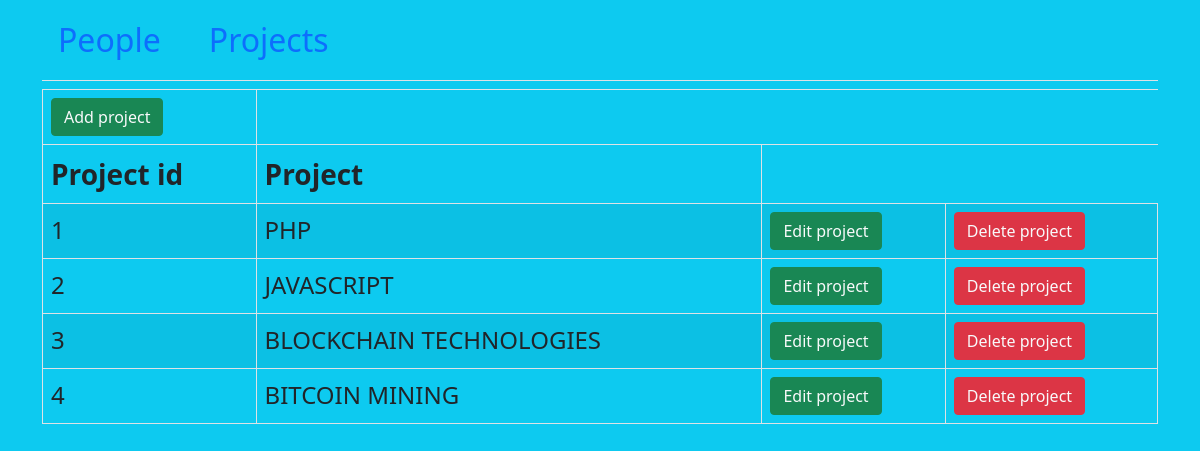
The app's page /projects.php with its own data.
### tables this page shows
CREATE TABLE `projects` (
  `id` int(11) NOT NULL AUTO_INCREMENT,
  `project_name` varchar(255) NOT NULL,
  PRIMARY KEY (`id`)
);

### projects.php (the view, shortened to what this page needs)
<?php
include 'dbconfig.php';
$conn = mysqli_connect($servername, $username, $password, $dbname);
?>
<!DOCTYPE html>
<html lang="en">
<head>
    <link href="https://cdn.jsdelivr.net/npm/bootstrap@5.0.2/dist/css/bootstrap.min.css" rel="stylesheet">
</head>
<body class="container bg-info">
    <?php
    $sql = "SELECT * FROM projects";
    $result = mysqli_query($conn, $sql);
    include 'nav.php';
    print("<table class='table table-bordered table-striped'>
    <thead>");
    print("<td>
            <a href='add_project.php' class='btn btn-success text-light text-decoration-none'>Add project<a>
            </td>");
    print("<tr><th class='fs-3'>Project id</th><th class='fs-3'>Project</th></tr>");
    print("</thead>");
    if (mysqli_num_rows($result) > 0) {
        while ($row = mysqli_fetch_assoc($result)) {
            print("<tr>
            <td class='fs-4' >{$row["id"]}</td>
            <td class='fs-4' >{$row["project_name"]}</td>
            <td>
            <a href='project_update.php?id={$row["id"]}' class='btn btn-success text-light text-decoration-none'>Edit project<a>
            </td>
            <td>
             <a href='?action=delete&Id={$row["id"]}' class='btn btn-danger text-light text-decoration-none'>Delete project<a>
            </td>
            </tr>");
        }
    } else {
        echo "0 results";
    }
    print("</table>");
    ?>
</body>
</html>

### records on screen
projects: id "1", project_name "PHP"
projects: id "2", project_name "JAVASCRIPT"
projects: id "3", project_name "BLOCKCHAIN TECHNOLOGIES"
projects: id "4", project_name "BITCOIN MINING"
